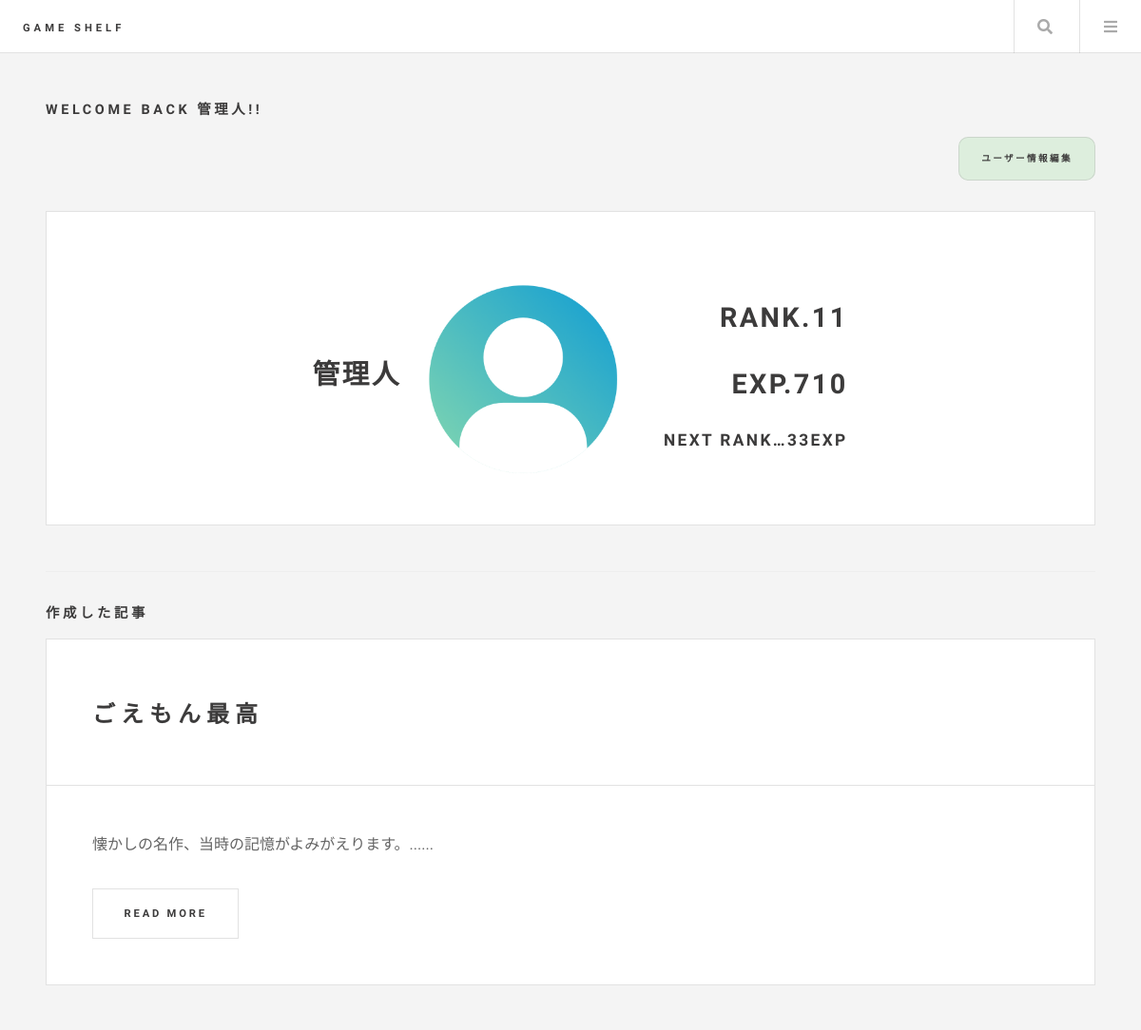
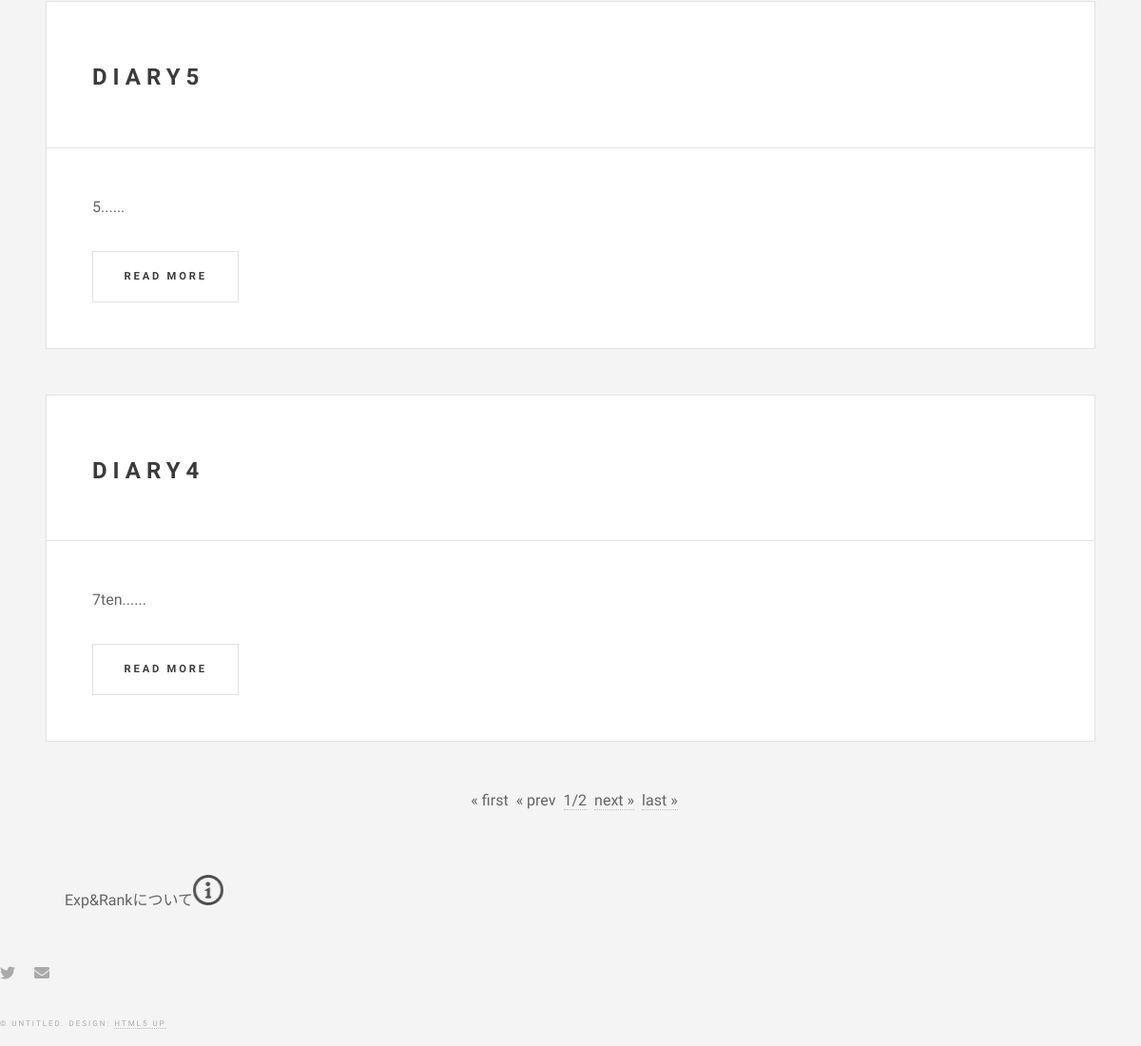
The app's page /accounts/userpage/ (signed in) with its own data (2 pictures, top to bottom).
### accounts/models.py (models this page shows)
class CustomUser(AbstractUser):
    userimage = models.ImageField(verbose_name='プロフィール画像', upload_to="media/", blank=True, null=True) #プロフ画像を管理
    exp = models.IntegerField(verbose_name='経験値', blank=True, null=True) #ユーザーの経験値を管理
    rank = models.IntegerField(verbose_name='ランク', blank=True, null=True) #ユーザーのランクを管理
    nickname = models.CharField(verbose_name='ニックネーム', max_length=10, blank=False, null=False)

### diary/models.py (models this page shows, shortened)
class Diary(models.Model):
    diary_user = models.ForeignKey(CustomUser, on_delete=models.CASCADE)
    diary_game = models.ForeignKey(Game, on_delete=models.CASCADE)
    diary_tag = models.ManyToManyField(Tag)
    diary_title = models.CharField(max_length=100)
    diary_content = models.TextField()
    diary_rating = models.IntegerField(validators=[MaxValueValidator(100)])
    diary_spoiler = models.BooleanField(default=False) #ネタバレチェック、デフォで無し側
    class Meta:
        ordering = ("-id",)

### accounts/views.py (the view)
# urls.py: path('userpage/',views.userpage,name='userpage'),
def userpage(request):
    if request.user.is_authenticated: # ユーザーが認証されている場合の処理
        user_diary_all = Diary.objects.filter(diary_user=request.user) #ユーザー作成記事の情報を送付
        paginator = Paginator(user_diary_all, 3) #3つで区切る
        page_number = request.GET.get("page") #指定のページ数を格納
        user_diary = paginator.get_page(page_number) #指定ページの記事を格納
        user_diary_count = Diary.objects.filter(diary_user_id=request.user.id).count() #ユーザーの記事執筆数
        print(f"***user_diary_count:{user_diary_count}***")
        user_diary_comment_count = DiaryComment.objects.filter(diary_comment_user_id=request.user.id).count() #ユーザーの日記へのコメント数
        print(f"***user_diary_comment_count:{user_diary_comment_count}***")
        user_game_comment_count = GameComment.objects.filter(game_comment_user_id=request.user.id).count() #ユーザーのゲームへのコメント数
        print(f"***user_game_comment_count:{user_game_comment_count}***")
        latest_exp=(user_diary_count)*100 + (user_diary_comment_count + user_game_comment_count)*10 #記事執筆は10倍
        print(f"***latest_exp:{latest_exp}***")
        request.user.exp = latest_exp #経験値情報をユーザーテーブルに記録
        latest_rank_data = calculate_rank(latest_exp) #return {'rank': rank, 'remaining_exp': remaining_exp}
        latest_rank = latest_rank_data['rank']  # 'rank' キーを使ってランクを取得
        remaining_exp = latest_rank_data['remaining_exp']  # 'remaining_exp' キーを使って残り経験値を取得
        print(f"***latest_rank:{latest_rank}***")
        print(f"***remaining_exp:{remaining_exp}***")
        request.user.rank = latest_rank #ランク情報をユーザーテーブルに記録
        request.user.save() # EXP&Rank情報をセーブ
        params={
        "login_user"    :   request.user, #現在のログインユーザー情報（request.user）
        "userdiary"     :   user_diary,
        "remaining_exp" :   remaining_exp,
        }
        print(f"***ユーザーページアクセス*****User：{request.user}******")
        return render(request, 'accounts/userpage.html', params)
    else:                             # ユーザーが未認証の場合の処理
        print("*****未ログイン*****")
        messages.warning(request, "ログインして下さい")
        return redirect(to="/") #リダイレクトで飛ばす際には「/」がないとトップからの絶対パスとして認識されてしまう

### accounts/views.py (called while the page is built)
def calculate_rank(exp):
    base_exp = 100 # ランクアップに必要な経験値の基準値
    rank = 0 #ランク初期値
    exp_increase_rate = 1.2 #ランクアップに必要な経験値の増加率
    required_exp = 0
    while exp >= required_exp:
        rank += 1
        required_exp = base_exp * (exp_increase_rate ** rank)
        remaining_exp = int(required_exp - exp)
    return {'rank': rank, 'remaining_exp': remaining_exp}

### accounts/templates/accounts/userpage.html (shortened to what this page needs)
{% extends "top/layout.html" %}
{% load static %}
{% block content %}
<h3>Welcome Back {{ login_user.nickname }}!!</h3>
<form action="{% url 'edituser'%}" method="post" class="mt-3">
    <div style="text-align: right;">
    <button>ユーザー情報編集</button>
    </div>
</form>
<article class="post" style="display: flex; align-items: center; justify-content: center;">
        <p class="author" style="margin-left: 20px;">
            <strong><span style="font-weight: bold; font-size: 3em;">
            {{login_user.nickname}}
            </span></strong>
        </p>
    <div class="title">
        {% if login_user.userimage %}
            <img src="{{ MEDIA_URL }}{{ login_user.userimage.url }}" alt="{{ login_user.nickname }}" style="max-width: 256px; max-height: 256px;">
        {% endif %}
    </div>
    <div class="meta">
        <p class="author" style="margin-left: 20px;">
            <strong><span style="font-weight: bold; font-size: 3em;">
            Rank.{{login_user.rank}}
            </span></strong>
        </p>
        <p class="author" style="margin-left: 20px;">
            <strong><span style="font-weight: bold; font-size: 3em;">
            Exp.{{login_user.exp}}
            </span></strong>
        </p>
        <p class="author" style="margin-left: 20px;">
            <strong><span style="font-weight: bold; font-size: 1.8em;">
        Next Rank…{{remaining_exp}}exp
            </span></strong>
        </p>
</article>
<hr>
<h3>作成した記事</h3>
{% for diary in userdiary %}
							<article class="post">
								<header>
									<div class="title">
										<h2><a href="/diary/{{ diary.id }}">{{ diary.diary_title }}</a></h2>
									</div>
								</header>
								<p>{{ diary.diary_content|slice:":100" }}......</p>
								<footer>
									<ul class="actions">
										<li><a href="/diary/{{ diary.id }}" class="button large">read more</a></li>
									</ul>
								</footer>
							</article>
							{% endfor %}
<ul class="pagination justify-content-center">
    {% if userdiary.has_previous %}
    {% comment %} 先頭ページへ戻る {% endcomment %}
    <li class="page-item">
        <a href="?page=1">&laquo; first</a>
    </li>
    {% comment %} １つ前のページへ {% endcomment %}
    <li class="page-item">
        <a href="?page={{ userdiary.previous_page_number }}">&laquo; prev</a>
    </li>
    {%else%}
    <li class="page-item">
        <p>&laquo; first</p>
    </li>
    <li class="page-item">
        <p>&laquo; prev</p>
    </li>
    {%endif%}
    <li class="page-item">
        <a>
            {{userdiary.number}}/{{userdiary.paginator.num_pages}}
        </a>
    </li>
    {% if userdiary.has_next %}
    <li class="page-item">
        <a href="?page={{ userdiary.next_page_number }}">next &raquo;</a>
    </li>
    <li class="page-item">
        <a href="?page={{ userdiary.paginator.num_pages }}">last &raquo;</a>
    </li>
    {%endif%}
</ul>
        <div class="info" title="EXP:ユーザーの活動(日記執筆、コメント追加)によって得られます。  Rank:Expが一定数溜まると上昇します。" style="margin-left: 20px;">
            Exp&Rankについて<img src="../../../static/info.png" height="20">
        </div>
    </div>
{% endblock %}

### top/templates/top/layout.html (style rules this page uses)
button { background-color: #DDEEDD; border: none; border-radius: 10px; cursor: pointer; }

### records on screen
CustomUser: nickname "管理人", userimage (picture), rank "11", exp "710"
Diary: diary_title "ごえもん最高", diary_content "懐かしの名作、当時の記憶がよみがえります。"
Diary: diary_title "DIARY5", diary_content "5"
Diary: diary_title "DIARY4", diary_content "7ten"

### other values on screen
{{ remaining_exp }} "33"
{{ userdiary.number }} "1"
{{ userdiary.paginator.num_pages }} "2"
